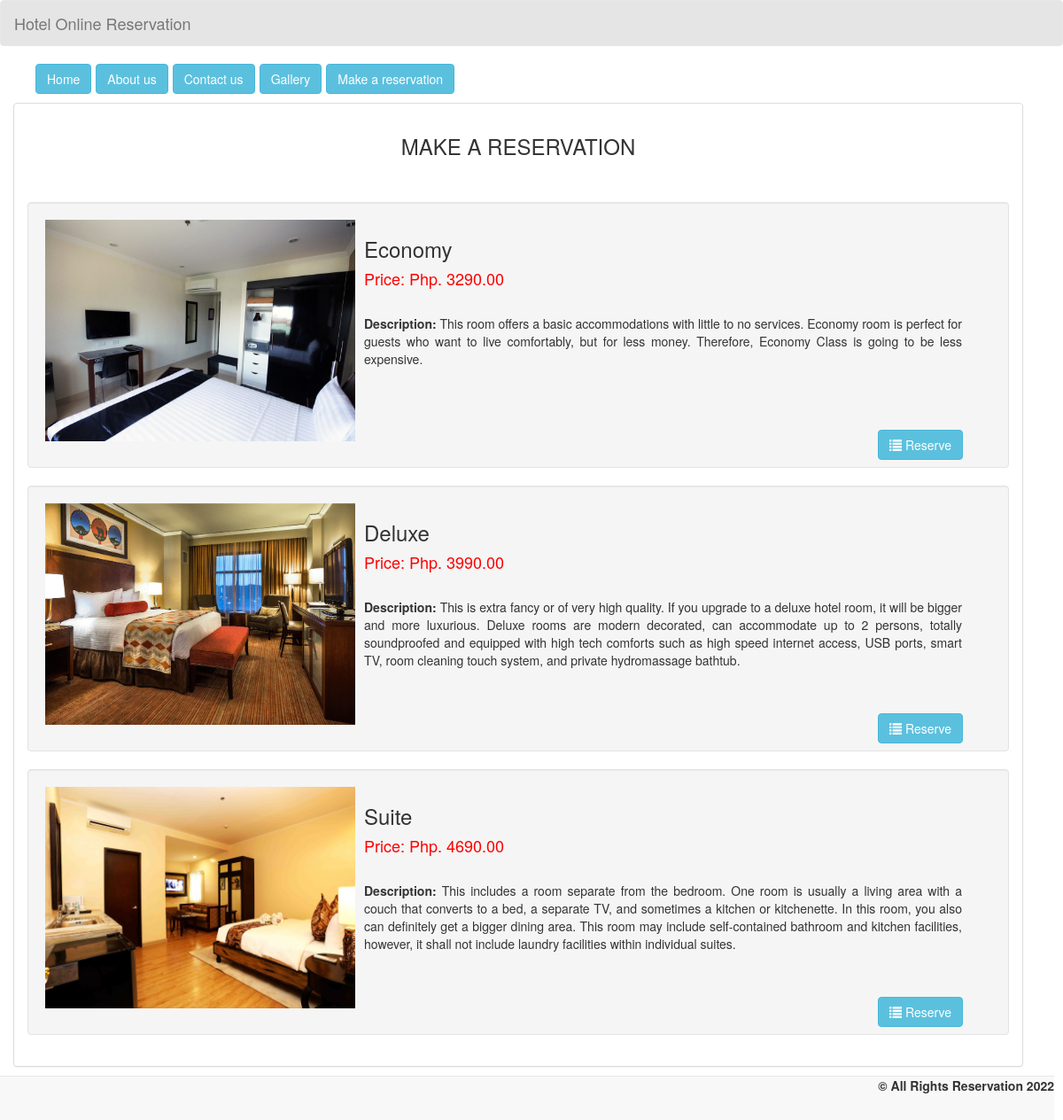
The app's page /reservation.php with its own data.
### tables this page shows
CREATE TABLE `room` (
  `room_id` int(11) NOT NULL,
  `room_type` varchar(50) NOT NULL,
  `price` varchar(11) NOT NULL,
  `photo` varchar(100) NOT NULL,
  `description` longtext NOT NULL
);

### reservation.php (the view, shortened to what this page needs)
<!DOCTYPE html>
<html lang = "en">
	<head>
		<link rel = "stylesheet" type = "text/css" href = "css/bootstrap.css " />
		<link rel = "stylesheet" type = "text/css" href = "css/style.css" />
	</head>
<body>
	<nav style = "background-color:rgba(0, 0, 0, 0.1);" class = "navbar navbar-default">
		<div  class = "container-fluid">
			<div class = "navbar-header">
				<a class = "navbar-brand" href="./admin">Hotel Online Reservation</a>
			</div>
		</div>
	</nav>
	<ul id = "menu">
		<li><a class = "btn btn-info" href = "index.php">Home</a></li>
		<li><a class = "btn btn-info" href = "aboutus.php">About us</a></li>
		<li><a class = "btn btn-info" href = "contactus.php">Contact us</a></li>
		<li><a class = "btn btn-info" href = "gallery.php">Gallery</a></li>
		<li><a class = "btn btn-info" href = "reservation.php">Make a reservation</a></li>
	</ul>
	<div style = "margin-left:0;" class = "container">
		<div class = "panel panel-default">
			<div class = "panel-body">
				<center><strong><h3>MAKE A RESERVATION</h3></strong></center>
				<br />
				<br />
				<?php
					require_once 'admin/connect.php';
					$query = $conn->query("SELECT * FROM `room` ORDER BY `price` ASC") or die(mysql_error());
					while($fetch = $query->fetch_array()){
				?>
					<div class = "well" style = "height:300px; width:100%;">
						<div style = "float:left;">
							<img src = "photos/<?php echo $fetch['photo']?>" height = "250" width = "350"/>
						</div>
						<div style = "float:left; margin-left:10px;">
							<h3><?php echo $fetch['room_type']?></h3>
							<h4 style = "color:red;"><?php echo "Price: Php. ".$fetch['price'].".00"?></h4>
							<br />
							<div style = "width: 675px; height: 30px; text-align: justify">
								<p><?php echo "<strong>Description: </strong>".$fetch['description'].""?></p>
							</div>
							<br /><br /><br /><br /><br />
							<a style = "margin-left:580px;" href = "add_reserve.php?room_id=<?php echo $fetch['room_id']?>" class = "btn btn-info"><i class = "glyphicon glyphicon-list"></i> Reserve</a>
						</div>
					</div>
				<?php
					}
				?>
			</div>
		</div>
	</div>
	<br />
	<br />
	<div style = "text-align:right; margin-right:10px;" class = "navbar navbar-default navbar-fixed-bottom">
		 <label>&copy; All Rights Reservation 2022 </label>
	</div>
</body>
</html>

### css/style.css (style rules this page uses)
#menu { list-style-type: none; font-size: 18px; }
#menu li { display: inline; }

### records on screen
room: photo (picture), room_type "Economy", price "3290", description "This room offers a basic accommodations with little to no services. Economy room is perfect for guests who want to live comfortably, but for less money. Therefore, Economy Class is going to be less expensive."
room: photo (picture), room_type "Deluxe", price "3990", description "This is extra fancy or of very high quality. If you upgrade to a deluxe hotel room, it will be bigger and more luxurious. Deluxe rooms are modern decorated, can accommodate up to 2 persons, totally soundproofed and equipped with high tech comforts such as high speed internet access, USB ports, smart TV, room cleaning touch system, and private hydromassage bathtub."
room: photo (picture), room_type "Suite", price "4690", description "This includes a room separate from the bedroom. One room is usually a living area with a couch that converts to a bed, a separate TV, and sometimes a kitchen or kitchenette. In this room, you also can definitely get a bigger dining area. This room may include self-contained bathroom and kitchen facilities, however, it shall not include laundry facilities within individual suites."
